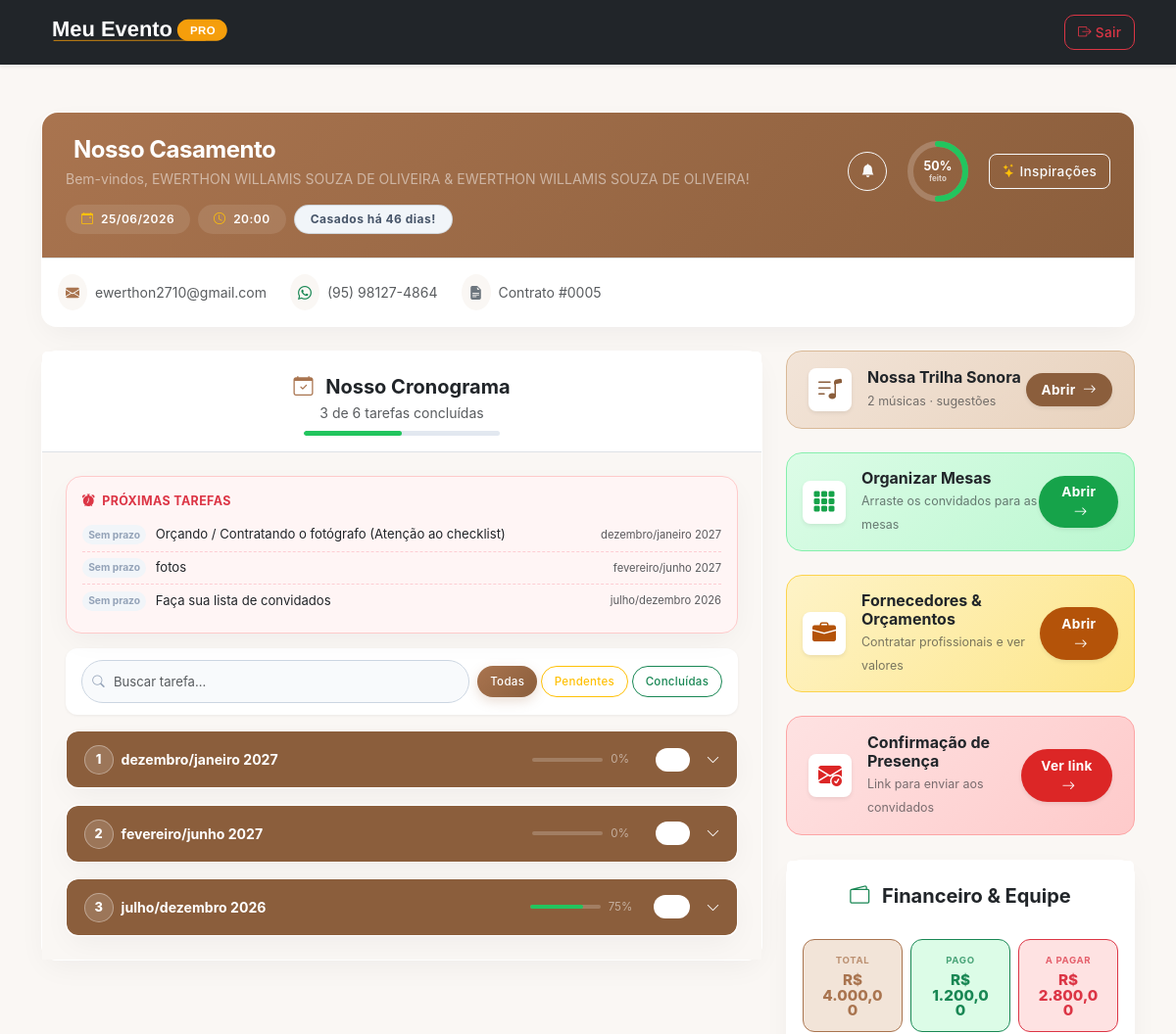
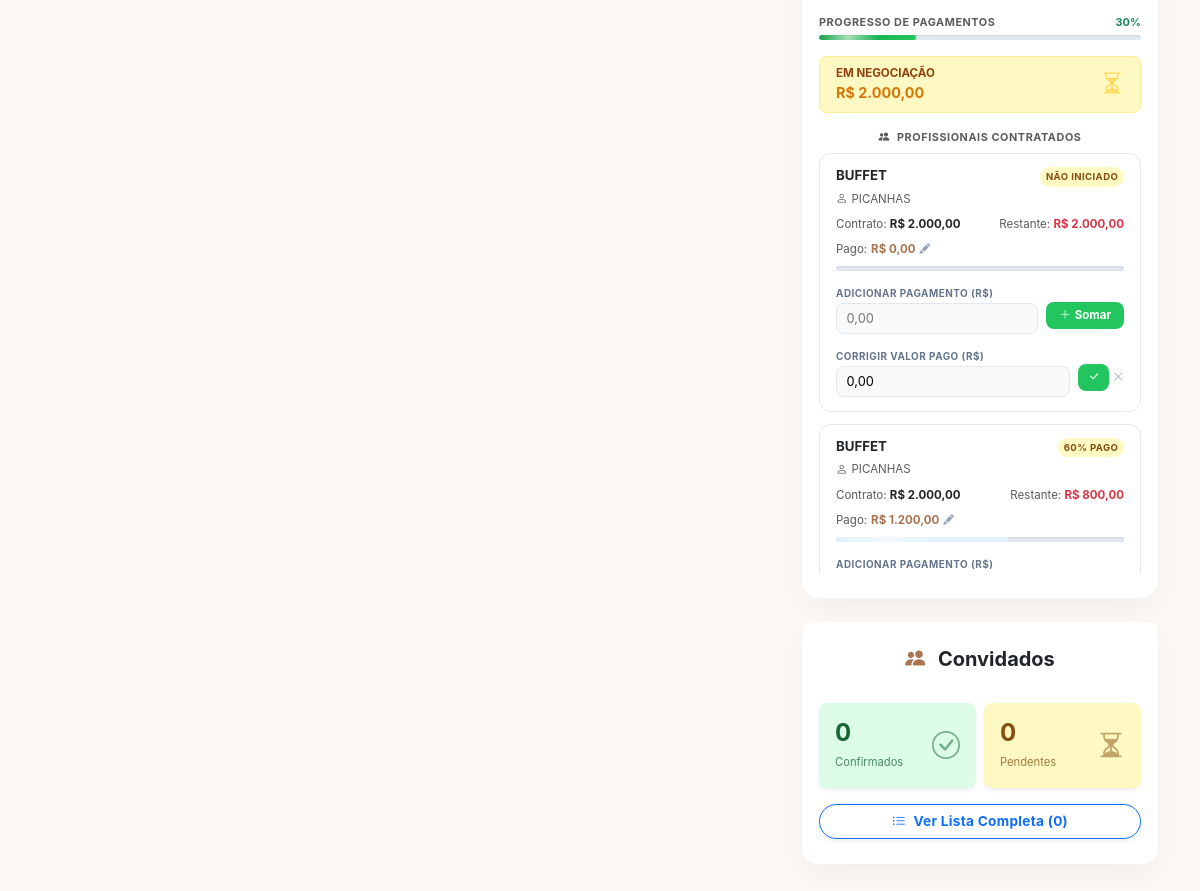
Screenshot of /noivos.php?id=5 (signed in) with the database file from the repository (2 pictures, top to bottom).
### tables this page shows
CREATE TABLE `eventos` (
  `id` int(11) NOT NULL,
  `cliente_id` int(11) NOT NULL,
  `data_evento` date NOT NULL,
  `hora_evento` time DEFAULT NULL,
  `tipo_ceremonia` enum('Igreja','Salão') NOT NULL,
  `local_ceremonia` varchar(255) NOT NULL,
  `tem_recepcao` tinyint(1) DEFAULT 0,
  `local_recepcao` varchar(255) DEFAULT NULL,
  `tipo_assessoria` enum('Básica','Completa') NOT NULL,
  `local_cerimonia` varchar(255) DEFAULT NULL,
  `tem_festa` tinyint(1) DEFAULT 0,
  `local_festa` varchar(255) DEFAULT NULL
);

CREATE TABLE `clientes` (
  `id` int(11) NOT NULL,
  `nome` varchar(150) NOT NULL,
  `cpf` varchar(14) DEFAULT NULL,
  `rg` varchar(20) DEFAULT NULL,
  `contato` varchar(20) DEFAULT NULL,
  `email` varchar(100) NOT NULL,
  `telefone` varchar(20) DEFAULT NULL,
  `endereco` text DEFAULT NULL,
  `data_cadastro` timestamp NOT NULL DEFAULT current_timestamp(),
  `senha` varchar(255) DEFAULT '123456',
  `ultimo_login` datetime DEFAULT current_timestamp()
);

CREATE TABLE `checklist` (
  `id` int(11) NOT NULL,
  `evento_id` int(11) NOT NULL,
  `etapa` varchar(100) DEFAULT 'PASSO 01',
  `tarefa` varchar(255) NOT NULL,
  `descricao` text DEFAULT NULL,
  `origem` varchar(50) DEFAULT 'Assessoria',
  `checado` tinyint(1) DEFAULT 0,
  `observacoes` text DEFAULT NULL,
  `fornecedores_sugeridos` text DEFAULT NULL,
  `status` varchar(20) DEFAULT 'pendente',
  `data_prazo` date DEFAULT NULL,
  `concluido_em` datetime DEFAULT NULL,
  `concluido_por` varchar(20) DEFAULT NULL
);

CREATE TABLE `fornecedores_evento` (
  `id` int(11) NOT NULL,
  `evento_id` int(11) NOT NULL,
  `nome` varchar(100) NOT NULL,
  `servico` varchar(100) NOT NULL,
  `contato` varchar(100) DEFAULT NULL,
  `status` varchar(50) DEFAULT 'Orçamento',
  `data_cadastro` datetime DEFAULT current_timestamp(),
  `valor` decimal(10,2) DEFAULT 0.00,
  `valor_pago` decimal(10,2) NOT NULL DEFAULT 0.00
);

### noivos.php (the view, shortened to what the rows shown need)
<?php
require_once 'conexao.php';
$evento_id = (int)$_SESSION['evento_id'];
try { $pdo->query("SELECT data_prazo FROM checklist LIMIT 1"); }
catch (Exception $e) { $pdo->exec("ALTER TABLE checklist ADD COLUMN data_prazo DATE NULL"); }
try { $pdo->query("SELECT concluido_em FROM checklist LIMIT 1"); }
catch (Exception $e) { $pdo->exec("ALTER TABLE checklist ADD COLUMN concluido_em DATETIME NULL"); }
try { $pdo->query("SELECT concluido_por FROM checklist LIMIT 1"); }
catch (Exception $e) { $pdo->exec("ALTER TABLE checklist ADD COLUMN concluido_por VARCHAR(20) NULL"); }
function badge_prazo(?string $data_prazo, bool $done): array {
    if (empty($data_prazo)) return ['sem', 'Sem prazo'];
    $txt  = date('d/m/Y', strtotime($data_prazo));
    return ['futuro', $txt];
}
$s = $pdo->prepare("
    SELECT e.*, c.nome, c.email, c.telefone
    FROM eventos e
    INNER JOIN clientes c ON e.cliente_id = c.id
    WHERE e.id = ?
");
$s->execute([$evento_id]);
$evento = $s->fetch();
$rs = $pdo->prepare("SELECT * FROM checklist WHERE evento_id = ? ORDER BY etapa ASC, id ASC");
$rs->execute([$evento_id]);
$lista_checklist = $rs->fetchAll();
$rs4 = $pdo->prepare("SELECT * FROM fornecedores_evento WHERE evento_id = ? AND status != 'Cancelado' ORDER BY status ASC, servico ASC");
$rs4->execute([$evento_id]);
$todos_fornecedores = $rs4->fetchAll();
$valor_neg   = 0.0;
$lista_cont  = [];
foreach ($todos_fornecedores as $f) {
    if ($f['status'] === 'Contratado') {
        $lista_cont[] = $f;
    } elseif ($f['status'] === 'Orçamento') {
        $valor_neg += (float)$f['valor'];
    }
}
$passos = []; $prog = [];
foreach ($lista_checklist as $t) {
    $e = $t['etapa'];
    $passos[$e][] = $t;
}
$proximas_tarefas = [];
foreach ($lista_checklist as $t) {
    $done = ($t['status'] === 'concluido' || $t['checado'] == 1);
    if ($done) continue;
    $proximas_tarefas[] = $t;
}
usort($proximas_tarefas, function ($a, $b) {
    $da = $a['data_prazo'] ?: '9999-12-31';
    $db = $b['data_prazo'] ?: '9999-12-31';
    return $da <=> $db;
});
$proximas_tarefas = array_slice($proximas_tarefas, 0, 5);
$hoje = (new DateTime())->setTime(0, 0, 0);
$dev  = (new DateTime($evento['data_evento']))->setTime(0, 0, 0);
$diff = $hoje->diff($dev);
$dias = $diff->invert ? -$diff->days : $diff->days;
?>
<!DOCTYPE html>
<html lang="pt-br">
<head>
  <link href="https://cdn.jsdelivr.net/npm/bootstrap@5.3.0/dist/css/bootstrap.min.css" rel="stylesheet">
  <link rel="stylesheet" href="https://cdn.jsdelivr.net/npm/bootstrap-icons@1.11.0/font/bootstrap-icons.css">
  <link rel="stylesheet" href="css/estilo.css?v=8">
</head>
<body>
<div class="container my-4 my-md-5">
  <div class="card border-0 shadow-sm mb-4" style="border-radius: var(--radius); backdrop-filter: none; animation: none; transform: none;">
    <div class="header-topo p-3 p-md-4 d-flex flex-wrap justify-content-between align-items-start gap-3">
      <div>
        <h2 class="fw-bold mb-1 text-white fs-4 fs-md-2" style="letter-spacing:-.5px;">
          <i class="bi bi-rings text-warning me-2"></i> Nosso Casamento
        </h2>
        <p class="text-white-50 mb-3 small">Bem-vindos, <?= htmlspecialchars($evento['nome']) ?>!</p>
        <div class="d-flex flex-wrap gap-2 badges-info-evento">
          <span class="badge bg-white bg-opacity-10 text-white px-3 py-2 rounded-pill">
            <i class="bi bi-calendar-event me-1 text-warning"></i>
            <?= date('d/m/Y', strtotime($evento['data_evento'])) ?>
          </span>
          <?php if (!empty($evento['hora_evento'])): ?>
          <span class="badge bg-white bg-opacity-10 text-white px-3 py-2 rounded-pill">
            <i class="bi bi-clock me-1 text-warning"></i>
            <?= date('H:i', strtotime($evento['hora_evento'])) ?>
          </span>
          <?php endif; ?>
          <?php if ($dias > 0): ?>
            <span class="badge bg-success bg-opacity-25 text-white border border-success border-opacity-25 px-3 py-2 rounded-pill fw-bold">
              Faltam <?= $dias ?> dias!
            </span>
          <?php elseif ($dias === 0): ?>
            <span class="badge bg-warning bg-opacity-25 text-warning border border-warning border-opacity-25 px-3 py-2 rounded-pill fw-bold">
              É Hoje! <i class="bi bi-stars"></i>
            </span>
          <?php else: ?>
            <span class="badge bg-secondary bg-opacity-25 text-white border border-secondary border-opacity-25 px-3 py-2 rounded-pill fw-bold">
              Casados há <?= abs($dias) ?> dias!
            </span>
          <?php endif; ?>
        </div>
      </div>
    </div>
    <div class="bg-white p-3 border-top d-none d-md-block" style="border-radius: 0 0 var(--radius) var(--radius);">
      <div class="d-flex flex-wrap row-gap-2 column-gap-4">
        <div class="d-flex align-items-center gap-2 text-muted small">
          <span class="bg-light rounded-circle p-2 d-flex"><i class="bi bi-envelope-fill text-primary"></i></span>
          <?= htmlspecialchars($evento['email']) ?>
        </div>
        <?php if (!empty($evento['telefone'])): ?>
        <div class="d-flex align-items-center gap-2 text-muted small">
          <span class="bg-light rounded-circle p-2 d-flex"><i class="bi bi-whatsapp text-success"></i></span>
          <?= htmlspecialchars($evento['telefone']) ?>
        </div>
        <?php endif; ?>
        <div class="d-flex align-items-center gap-2 text-muted small">
          <span class="bg-light rounded-circle p-2 d-flex"><i class="bi bi-file-earmark-text-fill text-secondary"></i></span>
          Contrato #<?= str_pad($evento['id'], 4, '0', STR_PAD_LEFT) ?>
        </div>
      </div>
    </div>
  </div>
  <div class="row g-4 align-items-start">
    <div class="col-lg-8">
      <div class="card shadow-sm border-0 mb-4" style="border-radius: var(--radius);">
        <div class="card-body p-4 bg-light">
          <?php if (empty($passos)): ?>
            <div class="text-center py-5 text-muted bg-white rounded-3 shadow-sm">
              <i class="bi bi-clock-history fs-1"></i>
              <p class="mt-3 mb-0">A assessoria ainda está montando o cronograma.<br>Em breve aparecerá aqui!</p>
            </div>
          <?php else: ?>
            <?php if (!empty($proximas_tarefas)): ?>
            <div class="card border-0 shadow-sm card-proximas p-3">
              <?php foreach ($proximas_tarefas as $pt): [$pcls, $ptxt] = badge_prazo($pt['data_prazo'] ?? null, false); ?>
                <div class="item-proxima">
                  <span class="badge-prazo <?= $pcls ?>"><?= htmlspecialchars($ptxt) ?></span>
                  <span class="text-dark text-truncate"><?= htmlspecialchars($pt['tarefa']) ?></span>
                  <span class="text-muted ms-auto" style="font-size:.7rem;"><?= htmlspecialchars($pt['etapa']) ?></span>
                </div>
              <?php endforeach; ?>
            </div>
            <?php endif; ?>
          <?php endif; ?>
        </div>
      </div>
    </div>
    <div class="col-lg-4">
      <div class="sidebar-sticky d-flex flex-column gap-4">
        <div class="card shadow-sm border-0" style="border-radius: var(--radius);">
          <div class="card-body px-3 pb-4">
            <div style="max-height:420px;overflow-y:auto;" id="lista-fornecedores">
              <?php if (empty($lista_cont)): ?>
                <p class="text-center text-muted small py-3 mb-0">Nenhum profissional contratado ainda.</p>
              <?php else: ?>
                <?php foreach ($lista_cont as $f):
                  $fid        = (int)$f['id'];
                  $fValor     = (float)$f['valor'];
                  $fPago      = (float)($f['valor_pago'] ?? 0);
                  $fRest      = $fValor - $fPago;
                  $fPct       = $fValor > 0 ? round($fPago / $fValor * 100) : 0;
                  $fQuitado   = $fRest <= 0;
                  $barColor   = $fQuitado ? 'bg-success' : ($fPct >= 50 ? 'bg-info' : 'bg-warning');
                ?>
                <div class="forn-card" id="forn-<?= $fid ?>" data-pago="<?= $fPago ?>">
                  <div class="d-flex justify-content-between align-items-start mb-1">
                    <div class="fw-bold text-dark" style="font-size:.83rem;line-height:1.3;">
                      <?= htmlspecialchars($f['servico']) ?>
                    </div>
                    <span class="forn-pago-badge ms-2 flex-shrink-0 <?= $fQuitado ? 'bg-success text-white' : 'bg-warning text-dark' ?>">
                      <?= $fQuitado ? '✓ Quitado' : ($fPct > 0 ? $fPct.'% pago' : 'Não iniciado') ?>
                    </span>
                  </div>
                  <?php if (!empty($f['nome'])): ?>
                  <div class="text-muted mb-2" style="font-size:.72rem;">
                    <i class="bi bi-person me-1"></i><?= htmlspecialchars($f['nome']) ?>
                  </div>
                  <?php endif; ?>
                  <div class="d-flex justify-content-between mb-2" style="font-size:.72rem;">
                    <div>
                      <span class="text-muted">Contrato: </span>
                      <span class="fw-bold text-dark">R$ <?= number_format($fValor, 2, ',', '.') ?></span>
                    </div>
                    <div class="text-end">
                      <span class="text-muted">Restante: </span>
                      <span class="fw-bold <?= $fQuitado ? 'text-success' : 'text-danger' ?> forn-rest-val">
                        R$ <?= number_format($fRest < 0 ? 0 : $fRest, 2, ',', '.') ?>
                      </span>
                    </div>
                  </div>
                  <div class="mb-2 d-flex align-items-center gap-1" style="font-size:.72rem;">
                    <span class="text-muted">Pago:</span>
                    <span class="fw-bold text-primary forn-pago-valor-txt">R$ <?= number_format($fPago, 2, ',', '.') ?></span>
                    <button type="button" class="btn-editar-pago-noivos" data-id="<?= $fid ?>" title="Corrigir valor pago">
                      <i class="bi bi-pencil-fill"></i>
                    </button>
                  </div>
                  <div class="barra-pago-wrap mb-2">
                    <div class="barra-pago-fill <?= $barColor ?> forn-barra-fill" style="width:<?= $fPct ?>%;"></div>
                  </div>
                  <div class="d-flex align-items-center gap-2 mt-2 forn-add-wrap-noivos">
                    <div class="flex-grow-1">
                      <label style="font-size:.62rem;color:#64748b;text-transform:uppercase;font-weight:700;letter-spacing:.05em;">
                        Adicionar pagamento (R$)
                      </label>
                      <input
                        type="text"
                        class="valor-pago-input forn-input-add-noivos"
                        data-id="<?= $fid ?>"
                        data-total="<?= $fValor ?>"
                        placeholder="0,00"
                        inputmode="decimal"
                      >
                    </div>
                    <div class="mt-3">
                      <button type="button"
                              class="btn-salvar-pag btn-add-pagamento-noivos"
                              data-id="<?= $fid ?>">
                        <i class="bi bi-plus-lg me-1"></i>Somar
                      </button>
                    </div>
                  </div>
                  <div class="d-flex align-items-center gap-2 mt-2 forn-edit-wrap-noivos" style="display:none;">
                    <div class="flex-grow-1">
                      <label style="font-size:.62rem;color:#64748b;text-transform:uppercase;font-weight:700;letter-spacing:.05em;">
                        Corrigir valor pago (R$)
                      </label>
                      <input
                        type="text"
                        class="valor-pago-input forn-input-edit-noivos"
                        data-id="<?= $fid ?>"
                        data-total="<?= $fValor ?>"
                        value="<?= number_format($fPago, 2, ',', '.') ?>"
                        placeholder="0,00"
                        inputmode="decimal"
                      >
                    </div>
                    <div class="mt-3 d-flex gap-1">
                      <button type="button" class="btn-salvar-pag btn-salvar-edit-noivos" data-id="<?= $fid ?>" title="Salvar correção">
                        <i class="bi bi-check-lg"></i>
                      </button>
                      <button type="button" class="btn-cancelar-edit-noivos" title="Cancelar">
                        <i class="bi bi-x-lg"></i>
                      </button>
                    </div>
                  </div>
                </div>
                <?php endforeach; ?>
              <?php endif; ?>
            </div>
          </div>
        </div>
      </div>
    </div>
  </div>
</div>
</body>
</html>

### rows the page displays
eventos: cliente.nome "EWERTHON WILLAMIS SOUZA DE OLIVEIRA & EWERTHON WILLAMIS SOUZA DE OLIVEIRA", data_evento "25/06/2026", hora_evento "20:00", abs($dias) "46", cliente.email "ewerthon2710@gmail.com", cliente.telefone "(95) 98127-4864", id "0005"
checklist: ptxt "Sem prazo", tarefa "Orçando / Contratando o fotógrafo (Atenção ao checklist)", etapa "dezembro/janeiro 2027"
checklist: ptxt "Sem prazo", tarefa "fotos", etapa "fevereiro/junho 2027"
checklist: ptxt "Sem prazo", tarefa "Faça sua lista de convidados", etapa "julho/dezembro 2026"
fornecedores_evento: servico "BUFFET", shows "NÃO INICIADO", nome "PICANHAS", valor "2.000,00", valor+valor_pago "2.000,00", valor_pago "0,00"
fornecedores_evento: servico "BUFFET", fPct "60", nome "PICANHAS", valor "2.000,00", valor+valor_pago "800,00", valor_pago "1.200,00"

### other values shown
$pct_g "50"
$conc_g "3"
$total_g "6"
$label "dezembro/janeiro 2027"
$pctE "0"
$label "fevereiro/junho 2027"
$label "julho/dezembro 2026"
$pctE "75"
$total_musicas "2"
$valor_cont "4.000,00"
$valor_pago_total "1.200,00"
$valor_restante_total "2.800,00"
$pct_pago "30"
$valor_neg "2.000,00"
$total_conf "0"
